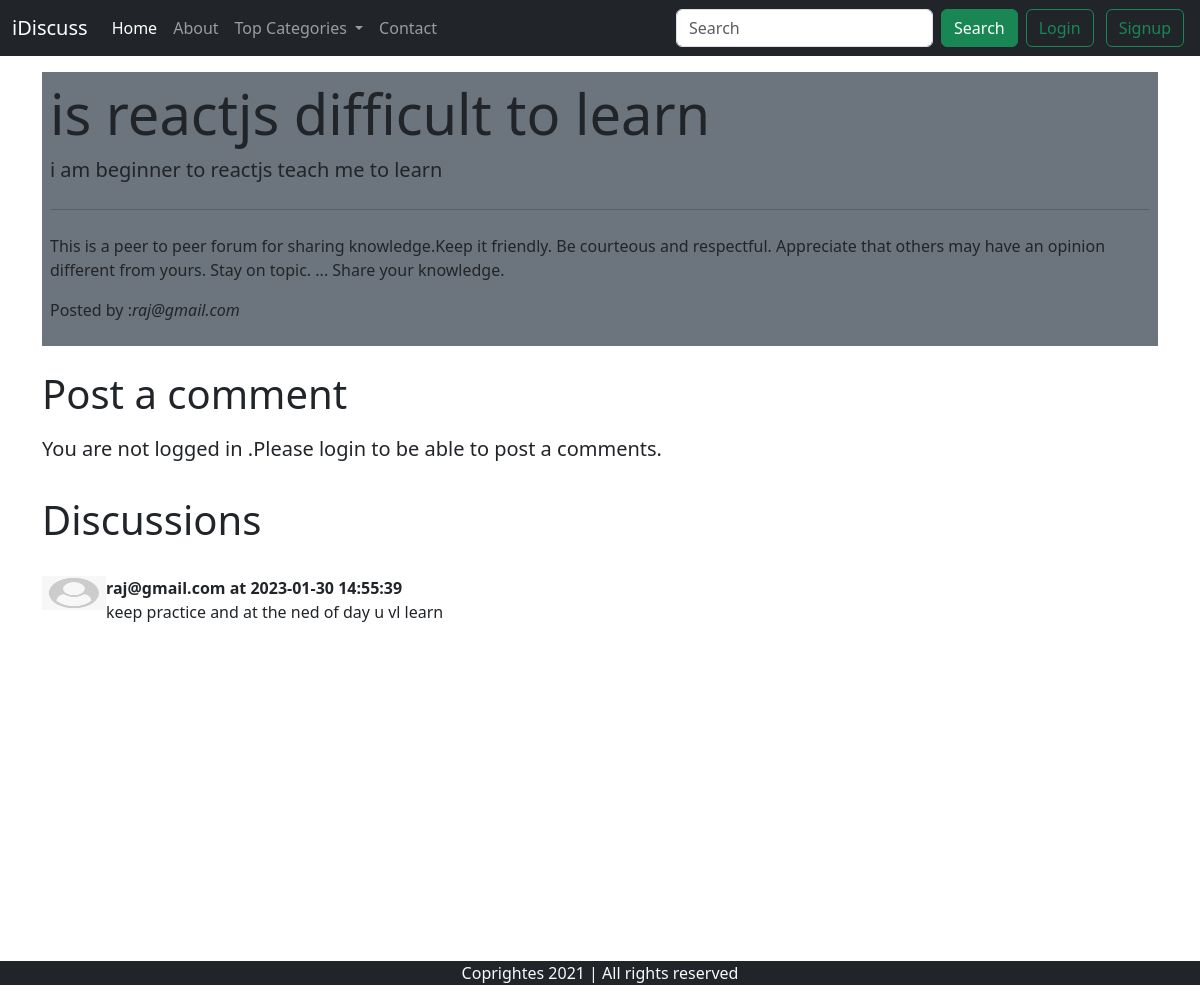
Screenshot of /thread.php?threadid=31 with the database file from the repository.
### tables this page shows
CREATE TABLE `thread` (
  `thread_id` int(7) NOT NULL,
  `thread_title` varchar(255) NOT NULL,
  `thread_description` text NOT NULL,
  `thread_cat_id` int(7) NOT NULL,
  `thread_user_id` int(7) NOT NULL,
  `timestamp` datetime NOT NULL DEFAULT current_timestamp()
);

CREATE TABLE `users` (
  `sno` int(10) NOT NULL,
  `user_email` varchar(30) NOT NULL,
  `user_pass` varchar(255) NOT NULL,
  `timestamp` datetime NOT NULL DEFAULT current_timestamp()
);

CREATE TABLE `comment` (
  `comment_id` int(8) NOT NULL,
  `comment_by` int(8) NOT NULL,
  `comment_content` text NOT NULL,
  `thread_id` int(8) NOT NULL,
  `comment_time` datetime NOT NULL DEFAULT current_timestamp()
);

### thread.php (the view, shortened to what this page needs)
<!doctype html>
<html lang="en">
<head>
    <link href="https://cdn.jsdelivr.net/npm/bootstrap@5.3.0-alpha1/dist/css/bootstrap.min.css" rel="stylesheet"
>
</head>
<body>
    <?php include 'partials/_dbconnect.php';?>
    <?php include 'partials/_header.php';?>
    <?php
      $id=$_GET['threadid'];
      $sql="Select * from thread where thread_id=$id";
      $result=mysqli_query($conn,$sql);
      while($row=mysqli_fetch_assoc($result)){
      $title=$row['thread_title'];
      $desc=$row['thread_description'];
      $thread_user_id=$row['thread_user_id'];
      $sql2="select user_email from users where sno='$thread_user_id'";
      $result2=mysqli_query($conn,$sql2);
      $row2=mysqli_fetch_assoc($result2);
      $posted_by=$row2['user_email'];
    }
    ?>
    <div class="container">
        <div class="jumbotron bg-secondary my-3 py-2 px-2">
            <h1 class="display-4"><?php echo $title; ?> </h1>
            <p class="lead"><?php echo $desc; ?></p>
            <hr class="my-4">
            <p>This is a peer to peer forum for sharing knowledge.Keep it friendly.
Be courteous and respectful. Appreciate that others may have an opinion different from yours.
Stay on topic. ...
Share your knowledge.</p>
            <p class="lead">
                <p>Posted by :<em><?php echo $posted_by;?></em></p>
            </p>
        </div>
    </div>
    <?php
    if(isset($_SESSION['loggedin'])&&$_SESSION['loggedin']=="true"){
        echo '<div class="container">
        <h1 class="py-2">Post a comment</h1>
        <form action="'. $_SERVER['REQUEST_URI'].'" method="post">
            <div class="form-group-3">
                <label for="description" class="form-label">Type your comment</label>
                <textarea class="form-control" id="comment" name="comment" style="height: 100px"></textarea>
                <input type="hidden" name="sno" value="'.$_SESSION['sno'].'">
            </div>
            <button type="submit" class="btn btn-success my-2">Submit</button>
        </form>
    </div>';
    }
    else{
        echo '<div class="container">
        <h1 class="py-2">Post a comment</h1>
                    <p class="lead">You are not logged in .Please login to be able to post a comments.</p>
               </div>';
    }
    ?>
    <div class="container" id="ques">
        <h1 class="py-3">Discussions</h1>
        <?php
      $id=$_GET['threadid'];
      $sql="Select * from comment where thread_id=$id";
      $result=mysqli_query($conn,$sql);
      while($row=mysqli_fetch_assoc($result)){
      $content= $row['comment_content'];
      $comment_time=$row['comment_time'];
      $thread_user_id=$row['comment_by'];
      $sql2="select user_email from users where sno='$thread_user_id'";
      $result2=mysqli_query($conn,$sql2);
      $row2=mysqli_fetch_assoc($result2);
        echo '<div class="media d-flex my-3" >
            <img class="mr-3" src="img/userdefault.png" alt="Generic placeholder image" width="64px" height="34px">
            <div class="media-body">
               <p class="fw-bold my-0">'.$row2['user_email'].' at '.$comment_time.'</p>
                '.$content.'
            </div>
        </div>';
    }
    ?>
    </div>
    <?php include 'partials/_footer.php';?>
</body>
</html>

### thread.php (style rules this page uses)
#ques { min-height: 433px; }

### rows the page displays
thread: thread_title "is reactjs difficult to learn", thread_description "i am beginner to reactjs teach me to learn"
users: user_email "raj@gmail.com"
comment: users.user_email "raj@gmail.com", comment_time "2023-01-30 14:55:39", comment_content "keep practice and at the ned of day u vl learn"
